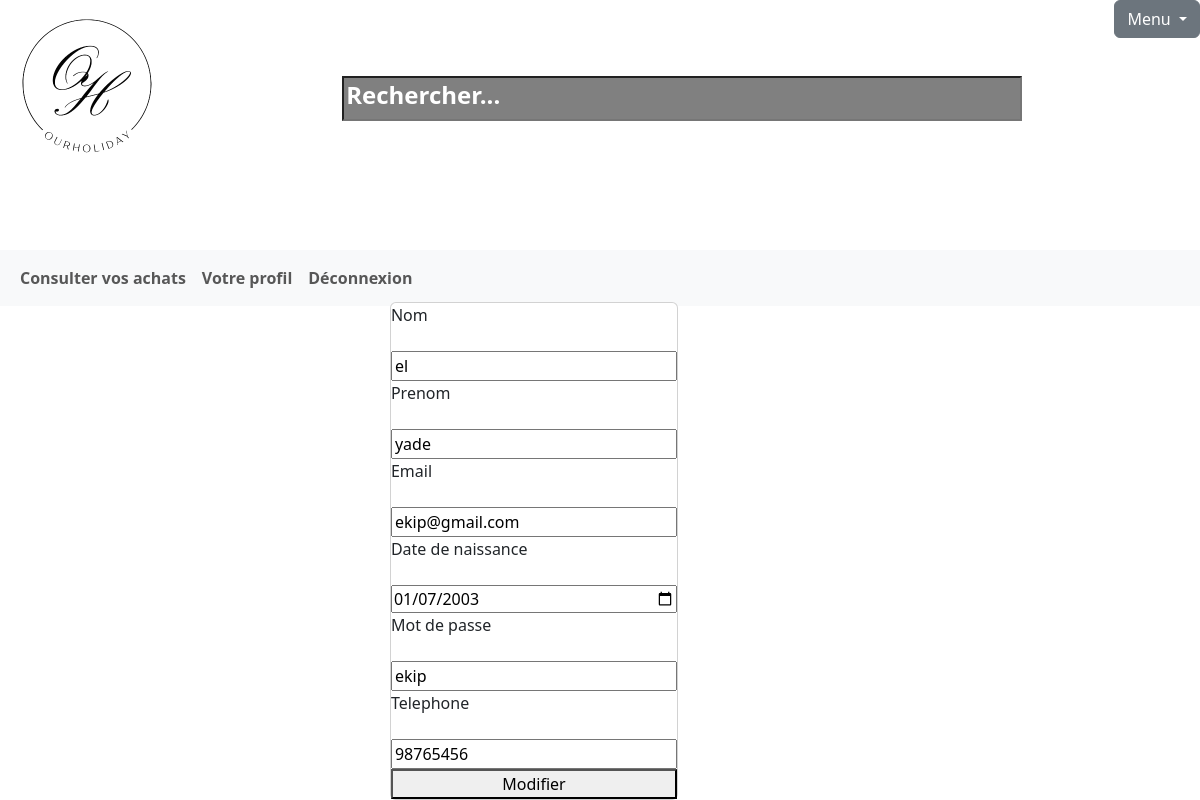
The page /controller/compte.php?profil=true (signed in) on the database its author committed.
### tables this page shows
CREATE TABLE `utilisateur` (
  `id_utilisateur` int(255) NOT NULL,
  `email` varchar(255) NOT NULL,
  `nom` varchar(255) NOT NULL,
  `prenom` varchar(255) NOT NULL,
  `date_naissance` date NOT NULL,
  `motDePasse` varchar(255) NOT NULL,
  `telephone` int(255) NOT NULL,
  `admin` int(11) NOT NULL
);

### Controller/compte.php (called while the page is built, shortened)
<?php
if ($_SESSION['id_ut'] !=null) {
    header("Location:../controller/connexion.php");
} else {
    $id_ut = $_SESSION['id_ut'];
}
require_once "../Model/BDD.php";
$bdd = new Bdd();
$user = $bdd->getUser($id_ut);
if (isset($_GET['profil'])) {
    $userProfil = $bdd->getUser($id_ut);
    }
require "../View/compte.php";

### Model/Bdd.php (called while the page is built, shortened)
<?php
class Bdd
{
    private $bdd;
    function __construct()
    {
        $dsn = 'mysql:dbname=evenementbdd;host=127.0.0.1';
        $dbUser = 'root';
        $dbPwd = '';
        try {
            $this->bdd = new PDO($dsn, $dbUser, $dbPwd);
        } catch (PDOException $e) {
            echo $e->getMessage();
        }
    }
    function getUser($iduser)
    {
        $sql = "SELECT `id_utilisateur`, `email`, `nom`, `prenom`, `date_naissance`, `motDePasse`, `telephone`, `admin`
            FROM `utilisateur`
            WHERE id_utilisateur=$iduser ; ";
        $query = $this->bdd->prepare($sql);
        $query->execute();
        return $query->fetchAll();
    }
}

### View/compte.php (the view, shortened to what this page needs)
<?php
require "../View/header.php";
?>
<!DOCTYPE html>
<html lang="en">
<head>
</head>
<body>
  <nav class="navbar navbar-expand-lg navbar-light bg-light">
    <div class="container-fluid">
      <div class="collapse navbar-collapse" id="navbarSupportedContent">
        <ul class="navbar-nav me-auto mb-2 mb-lg-0">
          <li class="nav-item">
            <a class="nav-link" href="../controller/compte.php?achat=true"><strong>Consulter vos achats</strong></a>
          </li>
          <li class="nav-item">
            <a class="nav-link" href="../controller/compte.php?profil=true"><strong>Votre profil</strong></a>
          </li>
          <li class="nav-item">
            <a class="nav-link" href="../controller/compte.php?off=true"><strong>Déconnexion</strong></a>
          </li>
        </ul>
      </div>
    </div>
  </nav>
  <?php
  echo "<div class='container' style='display:flex;'>";
  if (isset($userProfil)) {
    if (is_array($userProfil) || is_object($userProfil)) {
      foreach ($userProfil as $us) {
        echo "<form method='post'> ";
        echo '<div class="container" style="display: flex; justify-content: center; align-items: center; position: absolute;left:10cm; top: 8cm; width:auto;">';
        echo '<div class="card" style="width: 18rem;">';
        echo '  <label for="nom">Nom</label>';
        echo '<br>';
        echo '<input type="text" value=' . $us['nom'] . ' id="nom" name="nom">';
        echo '  <label for="prenom">Prenom</label>';
        echo '<br>';
        echo '<input type="text" value=' . $us['prenom'] . ' id="prenom" name="prenom">';
        echo '  <label for="email">Email</label>';
        echo '<br>';
        echo '<input type="email" value=' . $us['email'] . ' id="email" name="email">';
        echo '  <label for="date">Date de naissance</label>';
        echo '<br>';
        echo '<input type="date" value=' . $us['date_naissance'] . ' id="date" name="date_naissance">';
        echo '  <label for="mdp">Mot de passe</label>';
        echo '<br>';
        echo '<input type="text" value=' . $us['motDePasse'] . ' id="mdp" name="pwd">';
        echo '  <label for="telephone">Telephone</label>';
        echo '<br>';
        echo '<input type="number" value=' . $us['telephone'] . ' id="telephone" name="telephone">';
        echo '<button type="Submit">Modifier</button>';
        echo '</div>';
        echo '</div>';
        echo "</form>";
      }
    }
  }
  ?>
</body>
</html>

### View/header.php (shortened to what this page needs)
<!DOCTYPE html>
<html lang="en">
<head>
  <link rel="stylesheet" href="../View/index.css">
  <link rel="stylesheet" href="https://cdn.jsdelivr.net/npm/bootstrap-icons@1.10.2/font/bootstrap-icons.css"
>
  <link href="https://cdn.jsdelivr.net/npm/bootstrap@5.3.2/dist/css/bootstrap.min.css" rel="stylesheet"
>
  <div class="entete">
    <a href="../Controller/accueil.php"> <img src="../View/logoourholiday.png" id="logo"></a>
    <form action="../Controller/header.php" method="POST">
      <input type="text" name="entreetexte" id="entreetexte" placeholder="Rechercher..." onchange="this.form.submit();">
    </form>
    <div class="dropdown">
      <button class="btn btn-secondary dropdown-toggle" type="button" id="dropdownMenuButton1" data-bs-toggle="dropdown"
        aria-expanded="false">
        Menu
      </button>
    </div>
  </div>
</head>
<body>
</body>

### View/index.css (style rules this page uses)
#logo { width: 250px; height: 250px; position: relative; top: -1cm; left: -1cm; }
#entreetexte { height: 45px; width: 680px; position: relative; top: 2cm; background-color: gray; font-weight: bold; color: white; font-weight: 900; }
::placeholder { color: white; font-size: 1.5em; }
.entete { display: flex; justify-content: space-between; }

### rows shown on the page
utilisateur: nom "el", prenom "yade", email "ekip@gmail.com", date_naissance "01/07/2003", pwd "ekip", telephone "98765456"
